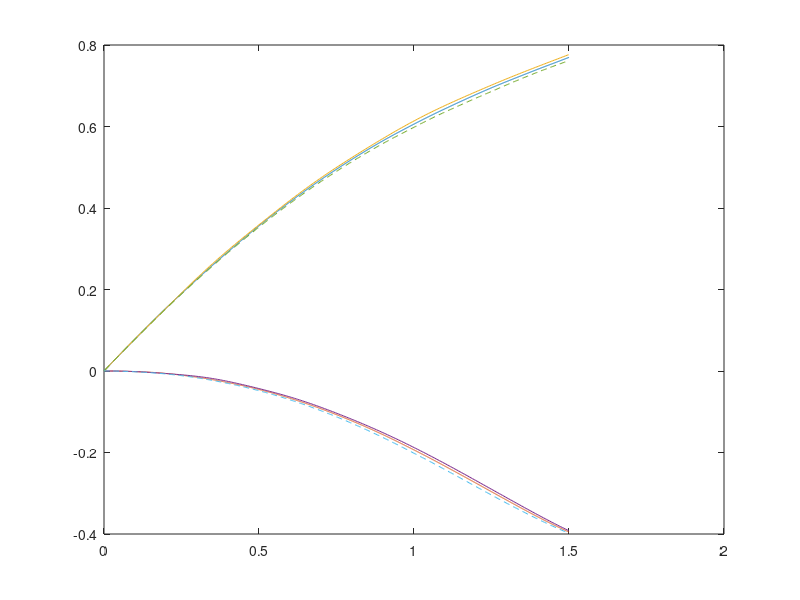

The MATLAB source for this figure:
clear;    
ss1=load('Displacment_X_top_right1.txt');
ss2=load('Displacment_Y_top_right1.txt');
ss4=load('Cauchy_stresses_1_1_MIDDLE_SPECTACULAR.txt');
ss5=load('Cauchy_stresses_1_2_MIDDLE_SPECTACULAR.txt');
ss6=load('Cauchy_stresses_2_2_MIDDLE_SPECTACULAR.txt');
ss7=load('output_C_41_r_8.txt');
ss8=load('output_C_21_r_8.txt');
ss3=load('output_x_21_r_8.txt');
ss9=load('ouput_x_41_r_8.txt');
scatter(ss1(:,1),ss1(:,2));
plot( ss9(:,3), ss9(:,1), ss9(:,3), ss9(:,2),ss3(:,3), ss3(:,1), ss3(:,3), ss3(:,2),ss1(:,2),ss1(:,3),'--',ss2(:,2),ss2(:,3),'--');
%plot( ss7(:,4), ss7(:,1),ss7(:,4), ss7(:,3),ss7(:,4),ss7(:,2),ss5(:,2), ss5(:,3),'--',ss4(:,2), ss4(:,3),'--',ss6(:,2), ss6(:,3),'--');
%plot(ss8(:,4), ss8(:,1),ss8(:,4), ss8(:,3),ss8(:,4), ss8(:,2), ss7(:,4), ss7(:,1),ss7(:,4), ss7(:,3),ss7(:,4), ss7(:,2),ss5(:,2), ss5(:,3),'--',ss4(:,2), ss4(:,3),'--',ss6(:,2), ss6(:,3),'--');
%axis([0 1.3 -0.7 1.3 ])
